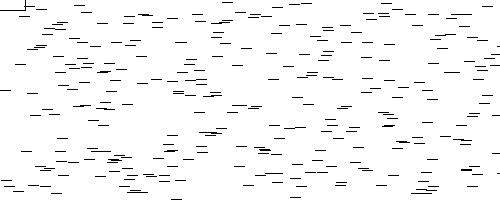
Frame 1 (no input)
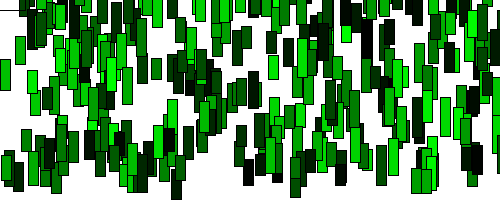
Frame 60 (the mouse pressed at the canvas centre just before this capture)
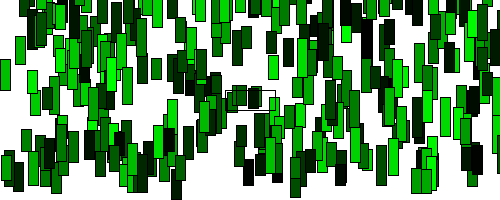
Frame 120 (the mouse held since frame 60 and released just before this capture)

The Processing sketch that drew these frames (run headless with seeded random() and noise(); from frame 60 on, the mouse is pressed at the canvas centre):

// Processing sketch: lawnsAndLawnmowers
// ── lawnsAndLawnmowers.pde
class Grass {
  float x;
  float y;
  color shade;
  float grassHeight;
  float grassMaxHeight;
}

final int mowerWidth = 50;
final int mowerHeight = 20;
final int numBlades = 300;

Grass[] field = new Grass[numBlades];

void setup() {
  size(500, 200);
  background(255);
  for (int i = 0; i < numBlades; i++) {
    field[i] = new Grass();
    field[i].x = random(width);
    field[i].y = random(height);
    field[i].shade = color(0, random(255), 0);
    field[i].grassHeight = 0;
    field[i].grassMaxHeight = random(20, 40);
  }
}

void draw() {
  background(255);
  for (int i = 0; i < numBlades; i++) {
    drawGrass(field[i]);
  }
  drawMower(mouseX, mouseY);
}

void mouseClicked() {
  for (int i = 0; i < numBlades; i++) {
    field[i].grassHeight = 0;
  }
}

void drawGrass(Grass bladeOfGrass) {
  rectMode(CORNERS); 
  fill(bladeOfGrass.shade);
  int bladeWidth = 10;

  rect(bladeOfGrass.x, (bladeOfGrass.y - bladeOfGrass.grassHeight), 
    (bladeOfGrass.x + bladeWidth), bladeOfGrass.y);

  if ((bladeOfGrass.x > (mouseX-mowerWidth) && 
    bladeOfGrass.x < (mouseX+mowerWidth) &&
    bladeOfGrass.y > (mouseY-mowerHeight) && 
    bladeOfGrass.y < (mouseY+mowerHeight)) && 
    (bladeOfGrass.grassHeight >= mowerHeight)) {

    bladeOfGrass.grassHeight = mowerHeight;
  } else if (bladeOfGrass.grassHeight < bladeOfGrass.grassMaxHeight) {
    bladeOfGrass.grassHeight++;
  }
}

void drawMower(int x, int y) {
  rectMode(CENTER);
  noFill();
  rect(x, y, mowerWidth, mowerHeight);
}

/*void drawGrid(int n, int m) {
  int horizSpacing = width/(n+1);
  int vertSpacing = height/(m+1);

  for (int i = 1; i <= n; i++) {
    for (int j = 1; j <= m; j++) {
      Grass newBlade = new Grass();
      newBlade.x = i * horizSpacing;
      newBlade.y = j * vertSpacing;      
      drawGrass(newBlade);
    }
  }
}*/
